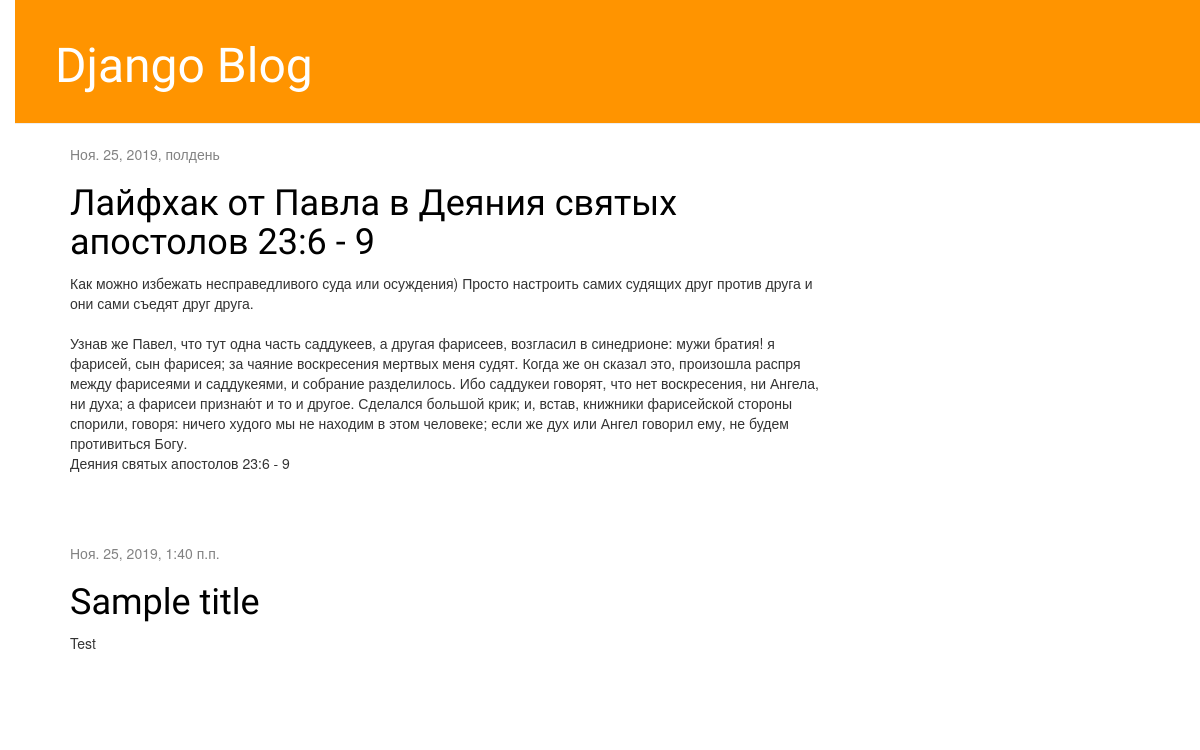
The app's page /, older data.
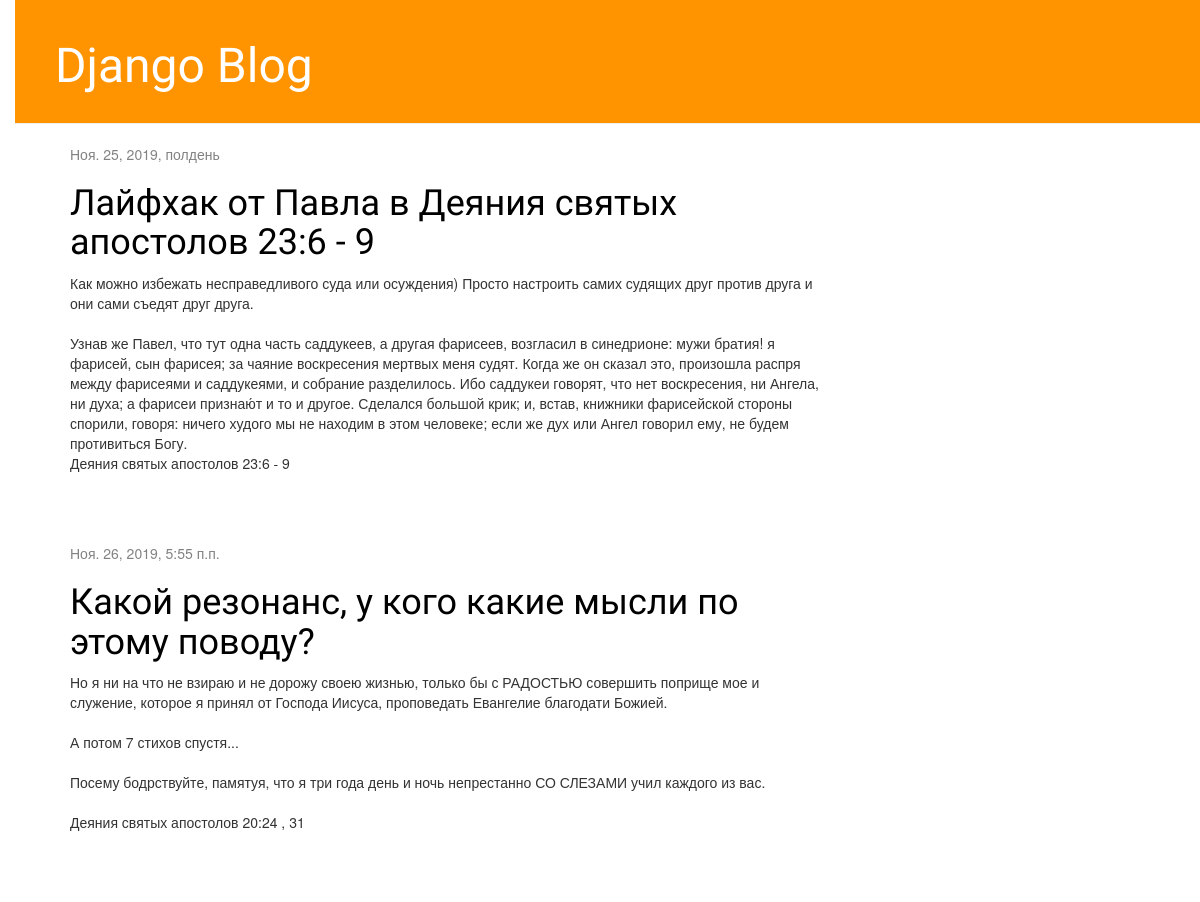
The same page, newer data.
### blog/models.py (models this page shows, shortened)
class Post(models.Model):
    author = models.ForeignKey(settings.AUTH_USER_MODEL, on_delete=models.CASCADE)
    title = models.CharField(max_length=200)
    text = models.TextField()
    created_date = models.DateTimeField(default=timezone.now)
    published_date = models.DateTimeField(blank=True, null=True)

### blog/views.py (the view)
# urls.py: path('', views.post_list, name='post_list'),
def post_list(request):
    posts = Post.objects.filter(published_date__lte=timezone.now()).order_by('published_date')
    return render(request, 'blog/post_list.html', {'posts': posts})

### blog/templates/blog/post_list.html
{% extends 'blog/base.html' %}
{% block content %}
    {% for post in posts %}
        <div class="post">
            <div class="date">
                {{ post.published_date }}
            </div>
            <h1><a href="{% url 'post_detail' pk=post.pk %}">{{ post.title }}</a></h1>
            <p>{{ post.text|linebreaksbr }}</p>
        </div>
    {% endfor %}
{% endblock %}

Row changes from the older to the newer data that the page shows:
removed Post: published_date "Ноя. 25, 2019, 1:40 п.п.", title "Sample title", text "Test"
added Post: published_date "Ноя. 26, 2019, 5:55 п.п.", title "Какой резонанс, у кого какие мысли по этому поводу?", text "Но я ни на что не взираю и не дорожу своею жизнью, только бы с РАДОСТЬЮ совершить поприще мое и служение, которое я принял от Господа Иисуса, проповедать Евангелие благодати Божией. А потом 7 стихов спустя... Посему бодрствуйте, памятуя, что я три года день и ночь непрестанно СО СЛЕЗАМИ учил каждого из вас. Деяния святых апостолов 20:24 , 31"
